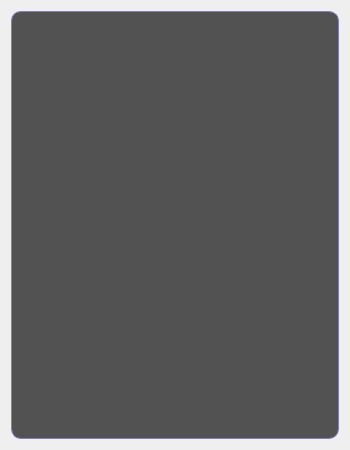
<?xml version="1.0" encoding="UTF-8"?>
<ui version="4.0">
 <class>Dialog_Programm</class>
 <widget class="QDialog" name="Dialog_Programm">
  <property name="geometry">
   <rect>
    <x>0</x>
    <y>0</y>
    <width>350</width>
    <height>450</height>
   </rect>
  </property>
  <property name="minimumSize">
   <size>
    <width>350</width>
    <height>450</height>
   </size>
  </property>
  <property name="windowTitle">
   <string>Programme</string>
  </property>
  <property name="windowIcon">
   <iconset>
    <normaloff>:/Icons/programm.png</normaloff>:/Icons/programm.png</iconset>
  </property>
  <property name="styleSheet">
   <string notr="true">QDialog#Dialog_Programm {border-image: url(:/Icons/Main/Wallpaper5_klein.png) 0 0 0 0 stretch stretch;}

/*QTableView {color:rgb(192,192,192);
                  background-color: rgba(0,0,0,192);
                  border-radius:7px;}*/
      			 /*show-decoration-selected: 1; /* make the selection span the entire width of the view */

QTableView{color:rgb(128,128,128);
					 background:rgba(0,0,0,168); 
                     border: 1px  solid;
                      border-color: rgb(128, 128, 192);
					  border-radius: 10px;}

QScrollBar:vertical {
    border: 1px solid #999999;
    background: rgba(255,255,255,32);
    width: 12px; /* Breite der Scrollbar */
    margin: 0px 0px 0px 0px;
    border-radius: 6px; /* Abrundung der Scrollbar-Leiste */
}

QScrollBar::handle:vertical {
    background: rgb(128,128,192);/*#a0a0a0; /* Farbe des Scrollbar-Griffs */
    min-height: 20px;
    border-radius: 5px; /* Abrundung des Griffs */
}

QScrollBar::add-line:vertical {
    border: none;
    background: none;
}

QScrollBar::sub-line:vertical {
    border: none;
    background: none;
}

QScrollBar::up-arrow:vertical, QScrollBar::down-arrow:vertical {
    border: none;
    background: none;
    color: none;
}
</string>
  </property>
  <layout class="QVBoxLayout" name="verticalLayout">
   <item>
    <widget class="QTableView" name="tableView_Programme">
     <property name="styleSheet">
      <string notr="true">QTableView::indicator {
   /* border: 1px solid #888888; /* Rahmenfarbe und -stärke */
    border-radius: 3px;       /* Leichte Abrundung der Ecken */
    width: 14px;              /* Breite des Indikators/der Checkbox */
    height: 14px;             /* Höhe des Indikators/der Checkbox */
    margin: 2px;              /* Abstand zum Inhalt des Items */
}

QTableView::indicator:checked {
    background-color: #4CAF50; /* Hintergrundfarbe wenn gecheckt (Beispiel: Grün) */
   border-radius:6px;
     /*background-color: rgba(255, 255, 255,0);
    /*border: 1px solid #4CAF50; /* Rahmenfarbe wenn gecheckt (kann gleich sein) */
    /*image: url(:/icons/checkmark.png); /* Optional: Ein Häkchen-Bild einfügen */
   /* image: url(:/Icons/Main/check.png);
    /* Achtung: Das Bild muss in Ihren Ressourcen vorhanden sein (z.B. mittels Qt Resource System) */
}

QTableView::indicator:unchecked {
    background-color: #808080; /* Hintergrundfarbe wenn nicht gecheckt (Beispiel: Weiß) */
    border-radius:3px
}

QTableView::indicator:hover {
   /* border: 1px solid #555555; /* Rahmenfarbe beim Hovern */
}

QTableView::indicator:disabled {
    background-color: #DDDDDD; /* Hintergrundfarbe wenn deaktiviert */
    /*border: 1px solid #AAAAAA; /* Rahmenfarbe wenn deaktiviert */
}

QHeaderView::section:first {
    border-top-left-radius: 8px; } /* Obere linke Ecke abrunden */

QHeaderView::section:last {
    border-top-right-radius: 8px; }/* Obere rechte Ecke abrunden */</string>
     </property>
     <attribute name="horizontalHeaderStretchLastSection">
      <bool>true</bool>
     </attribute>
    </widget>
   </item>
  </layout>
 </widget>
 <resources/>
 <connections/>
</ui>
